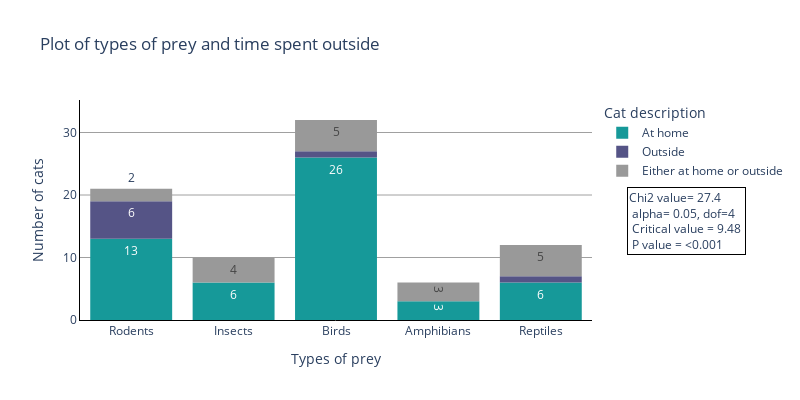

The cell this chart's notebook holds for it:
### Code cell
#Result for cat_hunt and cat_stay: 
#reject h0, there is a relationship 
# Chi square value = 21.717692991586432 
# Critical value = 18.307038053275146 
# P value = 0.01660917632535741
# dof =10

# Select only required columns from the dataframe
df1 = cat[['cat_hunt', 'cat_stay']]
# Remove multiple entries in one line
df1['cat_hunt_fix'] = df1['cat_hunt'].str.split(';')
df2 = df1.explode('cat_hunt_fix').reset_index(drop=True)
# Remove blank values
df3 = df2[df2['cat_hunt_fix']!='']
# Remove text inside ()
df3['cat_hunt_fix'] = df3['cat_hunt_fix'].str.split('(').str.get(0).str.strip()

nice_graph(df = df3, x_var= 'cat_hunt_fix',
col_var= 'cat_stay',
graph_title= 'Plot of types of prey and time spent outside',
x_tit= 'Types of prey',
legend_tit= 'Cat description',
h=400,w=800,
an_x=1.3,an_y=0.45, 
dof=4, alpha=0.05, chi2=27.4, crit=9.48, p='<0.001')

### Figure 1 — Plotly figure (JSON) as saved in the notebook; plotly's stock layout.template omitted (floating-point values rounded to 4 significant figures)
{"data": [{"alignmentgroup": "True", "bingroup": "x", "hovertemplate": "cat_stay=At home<br>cat_hunt_fix=%{x}<br>count=%{y}<extra></extra>", "legendgroup": "At home", "marker": {"color": "#169999", "pattern": {"shape": ""}}, "name": "At home", "offsetgroup": "At home", "orientation": "v", "showlegend": true, "texttemplate": "%{value}", "type": "histogram", "x": ["Rodents", "Insects", "Birds", "Rodents", null, null, null, null, "Birds", "Birds", null, "Birds", null, null, null, "Birds", "Birds", null, "Birds", null, null, null, "Birds", null, "Rodents", "Reptiles", "Birds", "Reptiles", null, null, null, "Insects", "Birds", "Amphibians", "Reptiles", "Birds", "Amphibians", "Reptiles", "Insects", "Birds", "Reptiles", "Insects", "Birds", null, "Birds", "Rodents", "Birds", "Birds", "Rodents", "Amphibians", "Reptiles", "Insects", "Birds", "Insects", "Rodents", "Birds", "Birds", null, "Rodents", "Birds", null, null, "Birds", null, null, null, null, "Birds", null, null, null, "Rodents", "Rodents", "Birds", null, null, null, null, null, null, null, null, null, null, null, null, null, null, null, "Birds", null, "Rodents", null, null, null, null, null, null, null, null, "Rodents", null, "Birds", "Rodents", null, null, null, null, null, null, null, "Birds", "Rodents", null, null], "xaxis": "x", "yaxis": "y"}, {"alignmentgroup": "True", "bingroup": "x", "hovertemplate": "cat_stay=Outside<br>cat_hunt_fix=%{x}<br>count=%{y}<extra></extra>", "legendgroup": "Outside", "marker": {"color": "#555486", "pattern": {"shape": ""}}, "name": "Outside", "offsetgroup": "Outside", "orientation": "v", "showlegend": true, "texttemplate": "%{value}", "type": "histogram", "x": ["Rodents", "Rodents", "Rodents", null, null, null, "Birds", "Reptiles", "Rodents", "Rodents", null, null, null, "Rodents", null, null, null, null, null], "xaxis": "x", "yaxis": "y"}, {"alignmentgroup": "True", "bingroup": "x", "hovertemplate": "cat_stay=Either at home or outside<br>cat_hunt_fix=%{x}<br>count=%{y}<extra></extra>", "legendgroup": "Either at home or outside", "marker": {"color": "#999999", "pattern": {"shape": ""}}, "name": "Either at home or outside", "offsetgroup": "Either at home or outside", "orientation": "v", "showlegend": true, "texttemplate": "%{value}", "type": "histogram", "x": [null, null, null, "Rodents", null, "Birds", "Amphibians", null, "Birds", "Reptiles", "Insects", null, "Birds", "Reptiles", "Insects", "Birds", "Reptiles", "Rodents", "Amphibians", "Birds", "Reptiles", "Insects", "Reptiles", "Amphibians", "Insects", null, null, null, null, null, null], "xaxis": "x", "yaxis": "y"}], "layout": {"annotations": [{"align": "left", "bordercolor": "Black", "borderwidth": 1, "showarrow": false, "text": "Chi2 value= 27.4 <br> alpha= 0.05, dof=4 <br> Critical value = 9.48 <br> P value = <0.001", "x": 1.3, "xref": "paper", "y": 0.45, "yref": "paper"}], "autosize": false, "barmode": "relative", "height": 400, "legend": {"title": {"text": "Cat description"}, "tracegroupgap": 0}, "plot_bgcolor": "White", "showlegend": true, "title": {"text": "Plot of types of prey and time spent outside"}, "width": 800, "xaxis": {"anchor": "y", "categoryarray": ["Rodents", "Insects", "Birds", "Amphibians", "Reptiles"], "categoryorder": "array", "domain": [0, 1], "linecolor": "Black", "linewidth": 1, "showline": true, "title": {"text": "Types of prey"}}, "yaxis": {"anchor": "x", "domain": [0, 1], "gridcolor": "Grey", "gridwidth": 0.75, "linecolor": "Black", "linewidth": 1, "range": [0, 35.2], "showline": true, "title": {"text": "Number of cats"}}}}
